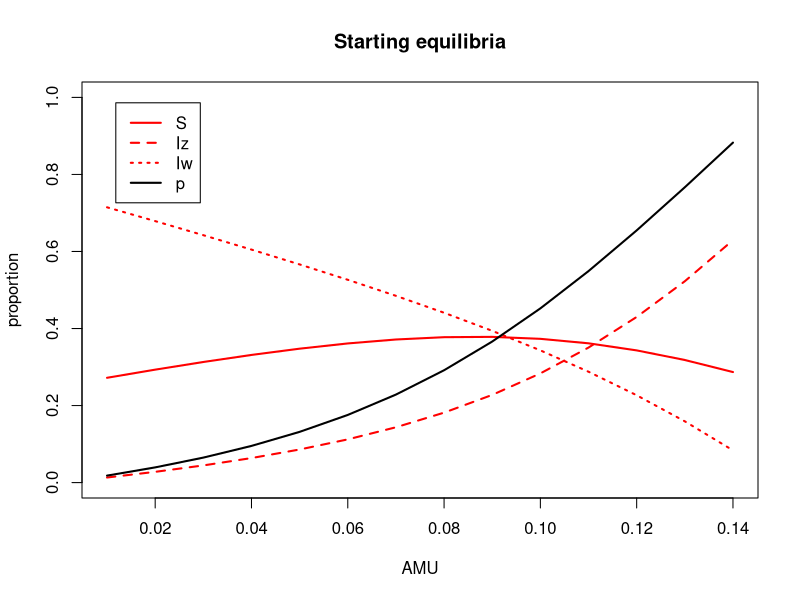
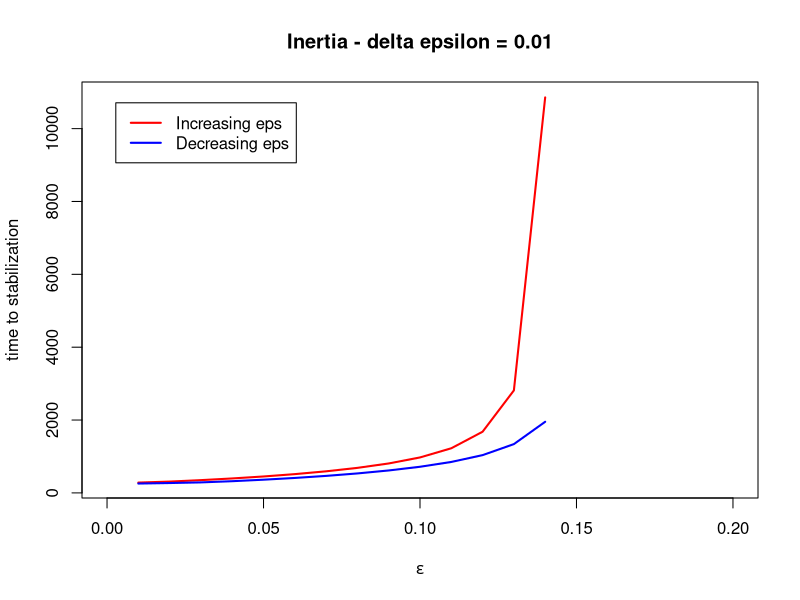
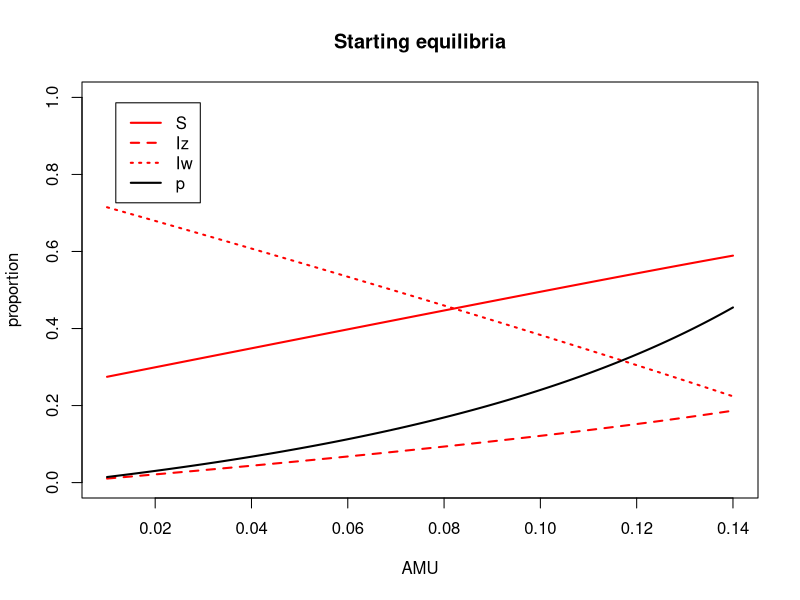
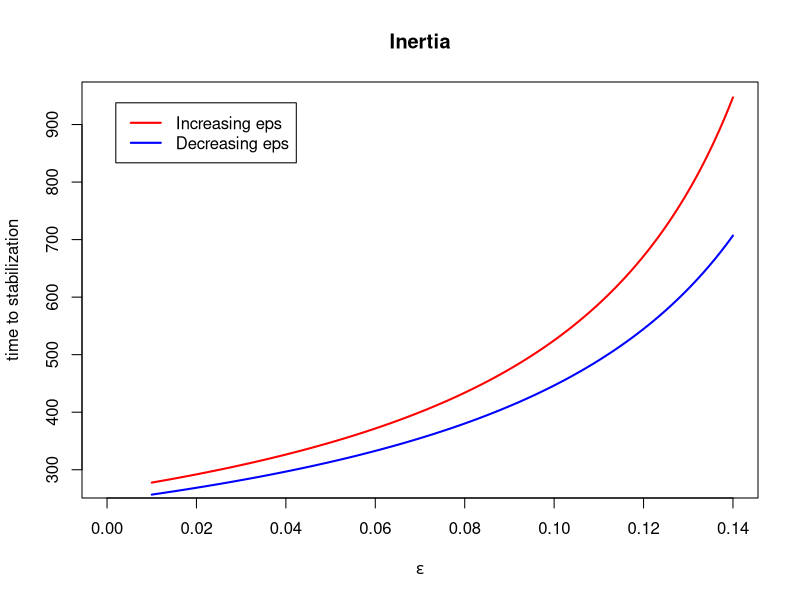
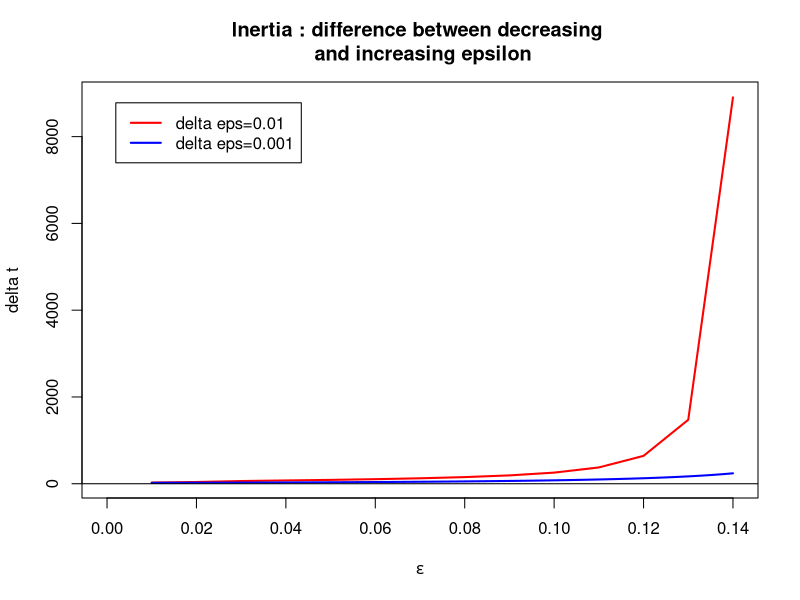
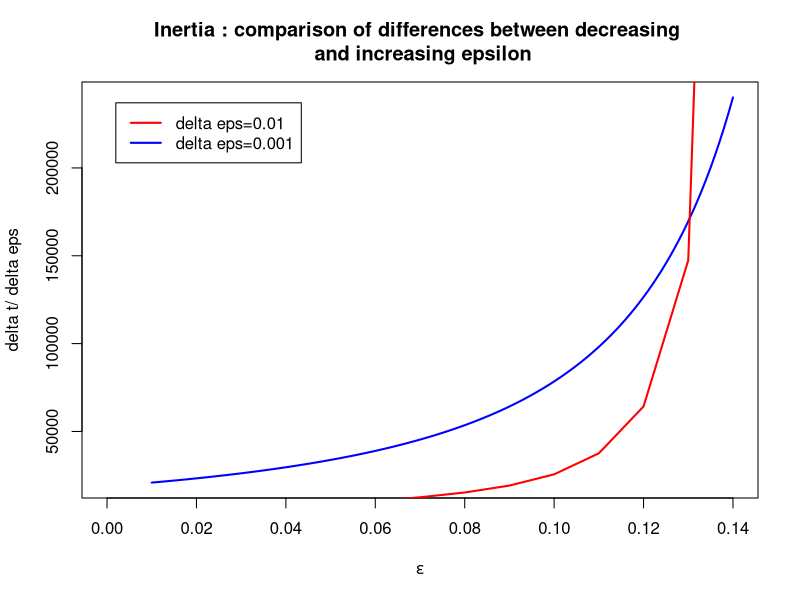

Recreate these plots in R, in order.
## ---- chunk 1
library(deSolve)


options("scipen" = 10)

# initial state:
N <- 1
prop <- 0.01 #initial value of Iw and Iz

# time:
a <- 200000 #time span
m <- 1 #time step



# parameters
pbeta_w <- 0.04 #transmission parameter of Iw
pbeta_z <- 0.04 #transmission parameter of Iz

pgammaa <- 0.01 #innate recovery rate
pgamma_tilt <- 0.1 #recovery rate of Iw when treated by antibiotics


prho <- 0.05 #probability of clinical failure

#epsilon change over time

peps <- 0 #initial value of the ratio of treated patients
delta_eps <- 0.01
pepsi_start <- seq(0.01,0.14,by=delta_eps) #initial values of epsilon


pepsi_1 <- pepsi_start
delta_eps1 <- delta_eps

conv_crit <- 0.000001

## ---- chunk 2
parameters <- c(beta_w=pbeta_w, beta_z=pbeta_z, gamma=pgammaa, gamma_prim=pgamma_tilt, eps=peps, rho=prho)

state <- c(S=1-2*prop, Iw=prop, Iz=prop)

times=seq(0, a, by=m)

SIS=function(times, state, parameters){
  with(as.list(c(state,parameters)),
       { 
         dS = - beta_w*Iw*S - beta_z*Iz*S + gamma*(1-eps)*Iw + gamma_prim*eps*Iw + gamma*Iz
        dIw = beta_w*Iw*S + (1-eps)*beta_w*Iw*Iz - eps*beta_z*Iz*Iw - rho*eps*Iw - gamma*(1-eps)*Iw - gamma_prim*eps*Iw
        dIz = beta_z*Iz*S + eps*beta_z*Iz*Iw + rho*eps*Iw - (1-eps)*beta_w*Iw*Iz - gamma*Iz
        
        
        list(c(dS, dIw, dIz))
       })
}


parameters <- c(beta_w=pbeta_w, beta_z=pbeta_z, gamma=pgammaa, gamma_prim=pgamma_tilt, eps=peps, rho=prho)

state <- c(S=1-2*prop, Iw=prop, Iz=prop)

times <- seq(0, a, by=m)


root_main=function(times, state, parameters){
  dstate <- unlist(SIS(times, state, parameters))
  sum(abs(dstate)) - conv_crit
  }

exploit_param_eps=function(x) {
  parameters[5] <- x
  out <- lsodar(func=SIS, y=state, parms=parameters, times=times, rootfunc=root_main)
  return(tail(out, n=1))
  }

steady_eps <- do.call(rbind, lapply(pepsi_start, exploit_param_eps))
steady_eps <- unlist(steady_eps)

steady_time_eps <- steady_eps[,1]
steady_S_eps <- steady_eps[,2]
steady_Iw_eps <- steady_eps[,3]
steady_Iz_eps <- steady_eps[,4]
steady_p_eps <- steady_eps[,4]/(steady_eps[,4]+steady_eps[,3])

table_ss <- cbind(steady_S_eps, steady_Iw_eps, steady_Iz_eps, seq(0.01, 0.14, by=delta_eps))
## ---- chunk 3
plot(pepsi_start, steady_Iz_eps, main="Starting equilibria", xlab="AMU", ylab="proportion", ylim=c(0,1), lty=2, lwd=2, type="l", col='red')
lines(pepsi_start, steady_Iw_eps, lty=3, lwd=2, type='l', col='red')
lines(pepsi_start, steady_S_eps, lty=1, lwd=2, type='l', col='red')
lines(pepsi_start, steady_p_eps, lty=1, lwd=2, type='l', col='black')


legend("topleft" , inset=.05, c("S", "Iz", "Iw", "p"), lty=c(1,2,3,1), lwd=c(2,2,2,2), col=c(rep('red',3), 'black'))
## ---- chunk 4

out_up <- rep(0,4)

for (i in 1:nrow(table_ss)) {
  parameters <- c(beta_w=pbeta_w, beta_z=pbeta_z, gamma=pgammaa, gamma_prim=pgamma_tilt, eps=peps, rho=prho)
  state <- c(S=1-2*prop, Iw=prop, Iz=prop)
  parameters[5] <- table_ss[i,4] + 0.01
  state[1] <- table_ss[i,1]
  state[2] <- table_ss[i,2]
  state[3] <- table_ss[i,3]
  out <- lsodar(func=SIS, y=state, parms=parameters, times=times, rootfunc=root_main)
  out_up <- rbind(out_up, tail(out,1))
}

out_down <- rep(0,4)

for (i in 1:nrow(table_ss)) {
  parameters <- c(beta_w=pbeta_w, beta_z=pbeta_z, gamma=pgammaa, gamma_prim=pgamma_tilt, eps=peps, rho=prho)
  state <- c(S=1-2*prop, Iw=prop, Iz=prop)
  parameters[5] <- table_ss[i,4] - 0.01
  state[1] <- table_ss[i,1]
  state[2] <- table_ss[i,2]
  state[3] <- table_ss[i,3]
  out <- lsodar(func=SIS, y=state, parms=parameters, times=times, rootfunc=root_main)
  out_down <- rbind(out_down, tail(out,1))
}



## ---- chunk 5


time_up <- out_up[2:nrow(out_up),1]

time_down <- out_down[2:nrow(out_down),1]

pepsi_change <- seq(0.01, 0.14, by=delta_eps)

plot(pepsi_change, time_up, main="Inertia - delta epsilon = 0.01", xlab=expression(epsilon), ylab="time to stabilization", lwd=2, col='red', type='l', xlim=c(0,0.20))
lines(pepsi_change, time_down, lwd=2, col='blue', type='l')

legend("topleft" , inset=.05, c("Increasing eps", "Decreasing eps"), lwd=c(2,2), col=c('red', 'blue'))

time_up1 <- time_up

time_down1 <- time_down
## ---- chunk 6
library(deSolve)


options("scipen" = 10)

# initial state:
N <- 1
prop <- 0.01 #initial value of Iw and Iz

# time:
a <- 200000 #time span
m <- 1 #time step



# parameters
pbeta_w <- 0.04 #transmission parameter of Iw
pbeta_z <- 0.015 #transmission parameter of Iz

pgammaa <- 0.01 #innate recovery rate
pgamma_tilt <- 0.1 #recovery rate of Iw when treated by antibiotics


prho <- 0.05 #probability of clinical failure

#epsilon change over time

peps <- 0 #initial value of the ratio of treated patients
delta_eps <- 0.001
pepsi_start <- seq(0.01,0.14,by=delta_eps) #initial values of epsilon


pepsi2 <- pepsi_start
delta_eps2 <- delta_eps


conv_crit <- 0.000001

## ---- chunk 7
parameters <- c(beta_w=pbeta_w, beta_z=pbeta_z, gamma=pgammaa, gamma_prim=pgamma_tilt, eps=peps, rho=prho)

state <- c(S=1-2*prop, Iw=prop, Iz=prop)

times=seq(0, a, by=m)

SIS=function(times, state, parameters){
  with(as.list(c(state,parameters)),
       { 
         dS = - beta_w*Iw*S - beta_z*Iz*S + gamma*(1-eps)*Iw + gamma_prim*eps*Iw + gamma*Iz
        dIw = beta_w*Iw*S + (1-eps)*beta_w*Iw*Iz - eps*beta_z*Iz*Iw - rho*eps*Iw - gamma*(1-eps)*Iw - gamma_prim*eps*Iw
        dIz = beta_z*Iz*S + eps*beta_z*Iz*Iw + rho*eps*Iw - (1-eps)*beta_w*Iw*Iz - gamma*Iz
        
        
        list(c(dS, dIw, dIz))
       })
}


parameters <- c(beta_w=pbeta_w, beta_z=pbeta_z, gamma=pgammaa, gamma_prim=pgamma_tilt, eps=peps, rho=prho)

state <- c(S=1-2*prop, Iw=prop, Iz=prop)

times <- seq(0, a, by=m)


root_main=function(times, state, parameters){
  dstate <- unlist(SIS(times, state, parameters))
  sum(abs(dstate)) - conv_crit
  }

exploit_param_eps=function(x) {
  parameters[5] <- x
  out <- lsodar(func=SIS, y=state, parms=parameters, times=times, rootfunc=root_main)
  return(tail(out, n=1))
  }

steady_eps <- do.call(rbind, lapply(pepsi_start, exploit_param_eps))
steady_eps <- unlist(steady_eps)

steady_time_eps <- steady_eps[,1]
steady_S_eps <- steady_eps[,2]
steady_Iw_eps <- steady_eps[,3]
steady_Iz_eps <- steady_eps[,4]
steady_p_eps <- steady_eps[,4]/(steady_eps[,4]+steady_eps[,3])

table_ss <- cbind(steady_S_eps, steady_Iw_eps, steady_Iz_eps, seq(0.01,0.14,by=delta_eps))
## ---- chunk 8
plot(pepsi_start, steady_Iz_eps, main="Starting equilibria", xlab="AMU", ylab="proportion", ylim=c(0,1), lty=2, lwd=2, type="l", col='red')
lines(pepsi_start, steady_Iw_eps, lty=3, lwd=2, type='l', col='red')
lines(pepsi_start, steady_S_eps, lty=1, lwd=2, type='l', col='red')
lines(pepsi_start, steady_p_eps, lty=1, lwd=2, type='l', col='black')


legend("topleft" , inset=.05, c("S", "Iz", "Iw", "p"), lty=c(1,2,3,1), lwd=c(2,2,2,2), col=c(rep('red',3), 'black'))
## ---- chunk 9

out_up <- rep(0,4)

for (i in 1:nrow(table_ss)) {
  parameters <- c(beta_w=pbeta_w, beta_z=pbeta_z, gamma=pgammaa, gamma_prim=pgamma_tilt, eps=peps, rho=prho)
  state <- c(S=1-2*prop, Iw=prop, Iz=prop)
  parameters[5] <- table_ss[i,4] + 0.01
  state[1] <- table_ss[i,1]
  state[2] <- table_ss[i,2]
  state[3] <- table_ss[i,3]
  out <- lsodar(func=SIS, y=state, parms=parameters, times=times, rootfunc=root_main)
  out_up <- rbind(out_up, tail(out,1))
}

out_down <- rep(0,4)

for (i in 1:nrow(table_ss)) {
  parameters <- c(beta_w=pbeta_w, beta_z=pbeta_z, gamma=pgammaa, gamma_prim=pgamma_tilt, eps=peps, rho=prho)
  state <- c(S=1-2*prop, Iw=prop, Iz=prop)
  parameters[5] <- table_ss[i,4] - 0.01
  state[1] <- table_ss[i,1]
  state[2] <- table_ss[i,2]
  state[3] <- table_ss[i,3]
  out <- lsodar(func=SIS, y=state, parms=parameters, times=times, rootfunc=root_main)
  out_down <- rbind(out_down, tail(out,1))
}



## ---- chunk 10


time_up <- out_up[2:nrow(out_up),1]

time_down <- out_down[2:nrow(out_down),1]

pepsi_change <- seq(0.01, 0.14, by=delta_eps)

plot(pepsi_change, time_up, main="Inertia", xlab=expression(epsilon), ylab="time to stabilization", lwd=2, col='red', type='l', xlim=c(0,0.14))
lines(pepsi_change, time_down, lwd=2, col='blue', type='l')

legend("topleft" , inset=.05, c("Increasing eps", "Decreasing eps"), lwd=c(2,2), col=c('red', 'blue'))

time_up2 <- time_up
time_down2 <- time_down


## ---- chunk 11



diff_1 <- time_up1 - time_down1
epsx1 <- seq(0.01, 0.14, by=0.01)


diff_2 <- time_up2 - time_down2
epsx2 <- seq(0.01, 0.14, by=0.001)


plot(epsx1, diff_1, main="Inertia : difference between decreasing \n and increasing epsilon", xlab=expression(epsilon), ylab="delta t", lwd=2, col='red', type='l', xlim=c(0,0.14))
lines(epsx2, diff_2, lwd=2, col='blue', type='l')
abline(h=0, col='black')

legend("topleft" , inset=.05, c("delta eps=0.01", "delta eps=0.001"), lwd=c(2,2), col=c('red', 'blue'))
## ---- chunk 12



diff_1_same_metrics <- diff_1/delta_eps1
epsx1 <- seq(0.01, 0.14, by=delta_eps1)


diff_2_same_metrics <- diff_2/delta_eps2
epsx2 <- seq(0.01, 0.14, by=delta_eps2)


plot(epsx2, diff_2_same_metrics, main="Inertia : comparison of differences between decreasing \n and increasing epsilon", xlab=expression(epsilon), ylab="delta t/ delta eps", lwd=2, col='blue', type='l', xlim=c(0,0.14))
lines(epsx1, diff_1_same_metrics, lwd=2, col='red', type='l')
abline(h=0, col='black')

legend("topleft" , inset=.05, c("delta eps=0.01", "delta eps=0.001"), lwd=c(2,2), col=c('red', 'blue'))
